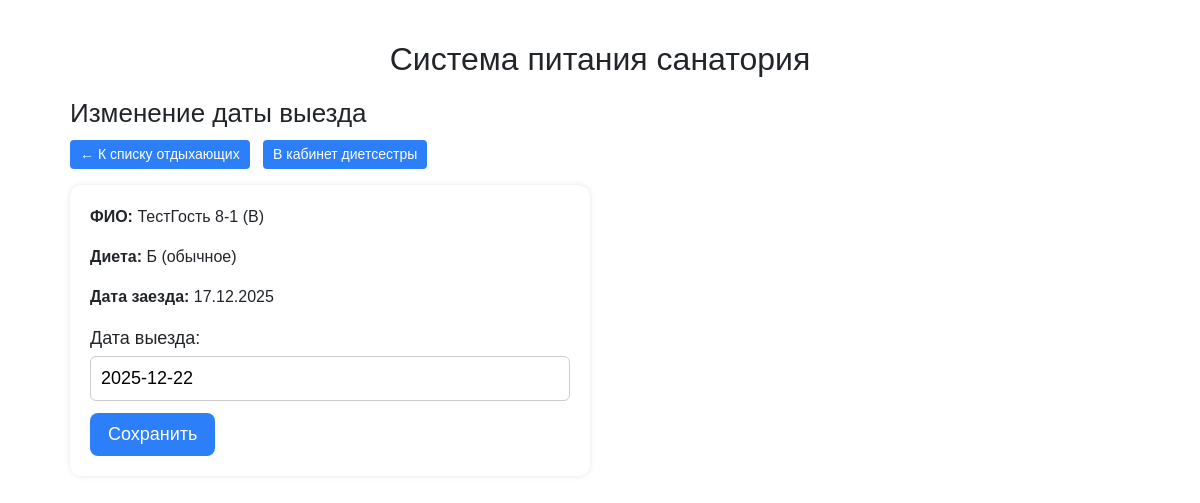
Page /diet/guests/410/departure/ (signed in) on the committed database.
### dining/models.py (models this page shows, shortened)
class Guest(models.Model):
    full_name = models.CharField(max_length=200, verbose_name="ФИО")
    start_date = models.DateField(verbose_name="Дата заезда")
    end_date = models.DateField(verbose_name="Дата выезда")
    access_code = models.CharField(
        max_length=10,
        unique=True,
        verbose_name="Код доступа",
        help_text="Пароль для входа гостя",
    )
    diet_kind = models.CharField(
        max_length=10,
        choices=DIET_TYPE_CHOICES,
        default="B",
        verbose_name="Вид диеты (П/Б/БД)",
    )
    breakfast_allowed = models.BooleanField(
        default=True, verbose_name="Завтрак", help_text="Разрешить выбор завтрака"
    )
    lunch_allowed = models.BooleanField(
        default=True, verbose_name="Обед", help_text="Разрешить выбор обеда"
    )
    snack_allowed = models.BooleanField(
        default=False, verbose_name="Полдник", help_text="Разрешить выбор полдника"
    )
    dinner_allowed = models.BooleanField(
        default=True, verbose_name="Ужин", help_text="Разрешить выбор ужина"
    )
    departure_lunch = models.BooleanField(
        default=False,
        verbose_name="Обед в день выезда (платный)",
        help_text="Разрешить обед в последний день пребывания"
    )
    departure_dinner = models.BooleanField(
        default=False,
        verbose_name="Ужин в день выезда (платный)",
        help_text="Разрешить ужин в последний день пребывания"
    )
    class Meta:
        verbose_name = "Отдыхающий"
        verbose_name_plural = "Отдыхающие"

### dining/views.py (the view)
# urls.py: path("diet/guests/<int:guest_id>/departure/", views.guest_departure_edit_view, name="guest_departure_edit"),
@login_required
def guest_departure_edit_view(request, guest_id: int):
    guest = get_object_or_404(Guest, id=guest_id)
    next_url = request.GET.get("next") or request.POST.get("next") or ""
    if request.method == "POST":
        form = GuestDepartureForm(request.POST, instance=guest)
        if form.is_valid():
            form.save()
            messages.success(
                request,
                f"Дата выезда для «{guest.full_name}» изменена на {guest.end_date:%d.%m.%Y}."
            )
            if next_url and url_has_allowed_host_and_scheme(
                next_url, allowed_hosts={request.get_host()}
            ):
                return redirect(next_url)
            return redirect("guest_list")
    else:
        form = GuestDepartureForm(instance=guest)
    return render(
        request,
        "dining/guest_departure_edit.html",
        {
            "guest": guest,
            "form": form,
            "next": next_url,
        },
    )

### dining/forms.py (shortened to what this page needs)
class GuestDepartureForm(forms.ModelForm):
    class Meta:
        model = Guest
        fields = ["end_date"]
        labels = {
            "end_date": "Дата выезда",
        }
        widgets = {
            "end_date": forms.DateInput(
                attrs={"class": "js-datepicker"},
                format="%Y-%m-%d",
            ),
        }

### templates/dining/guest_departure_edit.html (shortened to what this page needs)
{% extends "base.html" %}
{% block content %}
<h2>Изменение даты выезда</h2>
<p>
  {% if next %}
    <a href="{{ next }}" class="btn-link">← Назад</a>
  {% else %}
    <a href="{% url 'guest_list' %}" class="btn-link">← К списку отдыхающих</a>
  {% endif %}
  <a href="{% url 'diet_home' %}" class="btn-link">В кабинет диетсестры</a>
</p>
<div class="panel" style="max-width: 520px;">
  <p><strong>ФИО:</strong> {{ guest.full_name }}</p>
  <p><strong>Диета:</strong> {{ guest.get_diet_kind_display }}</p>
  <p><strong>Дата заезда:</strong> {{ guest.start_date|date:"d.m.Y" }}</p>
  <form method="post" class="staff-form">
    <p>
      {{ form.end_date.label_tag }}
      {{ form.end_date }}
    </p>
    <button type="submit" class="btn-primary" style="font-size:18px; padding:8px 18px; min-width:auto;">
      Сохранить
    </button>
  </form>
</div>
{% endblock %}

### templates/base.html (style rules this page uses)
body { font-family: sans-serif; margin: 20px; }
.btn-link { display: inline-block; padding: 6px 12px; background: #2d7ff9; color: #fff; text-decoration: none; border-radius: 4px; font-size: 16px; }
h2 { font-size: 26px; margin: 20px 0 10px 0; }
.panel { background: #ffffff; border-radius: 12px; padding: 20px; box-shadow: 0 0 6px rgba(0,0,0,0.1); margin-bottom: 20px; }
.btn-primary { font-size: 22px; padding: 10px 24px; border-radius: 8px; border: none; background: #2d7ff9; color: #fff; cursor: pointer; }
input[type="text"], input[type="number"], input[type="date"] { font-size: 22px; padding: 8px 10px; border-radius: 6px; border: 1px solid #ccc; width: 100%; box-sizing: border-box; }
.staff-form p { margin-bottom: 12px; }
.staff-form label { display: block; font-size: 18px; margin-bottom: 4px; }
.staff-form input[type="text"], .staff-form input[type="number"], .staff-form input[type="date"], .staff-form select { font-size: 18px; padding: 8px 10px; width: 100%; box-sizing: border-box; border-radius: 6px; border: 1px solid #ccc; }
.btn-link { display: inline-block; padding: 4px 10px; background: #2d7ff9; color: #fff; text-decoration: none; border-radius: 4px; font-size: 14px; }

### rows in the picture
Guest: full_name "ТестГость 8-1 (B)", diet_kind "Б (обычное)", start_date "17.12.2025", end_date "2025-12-22"
